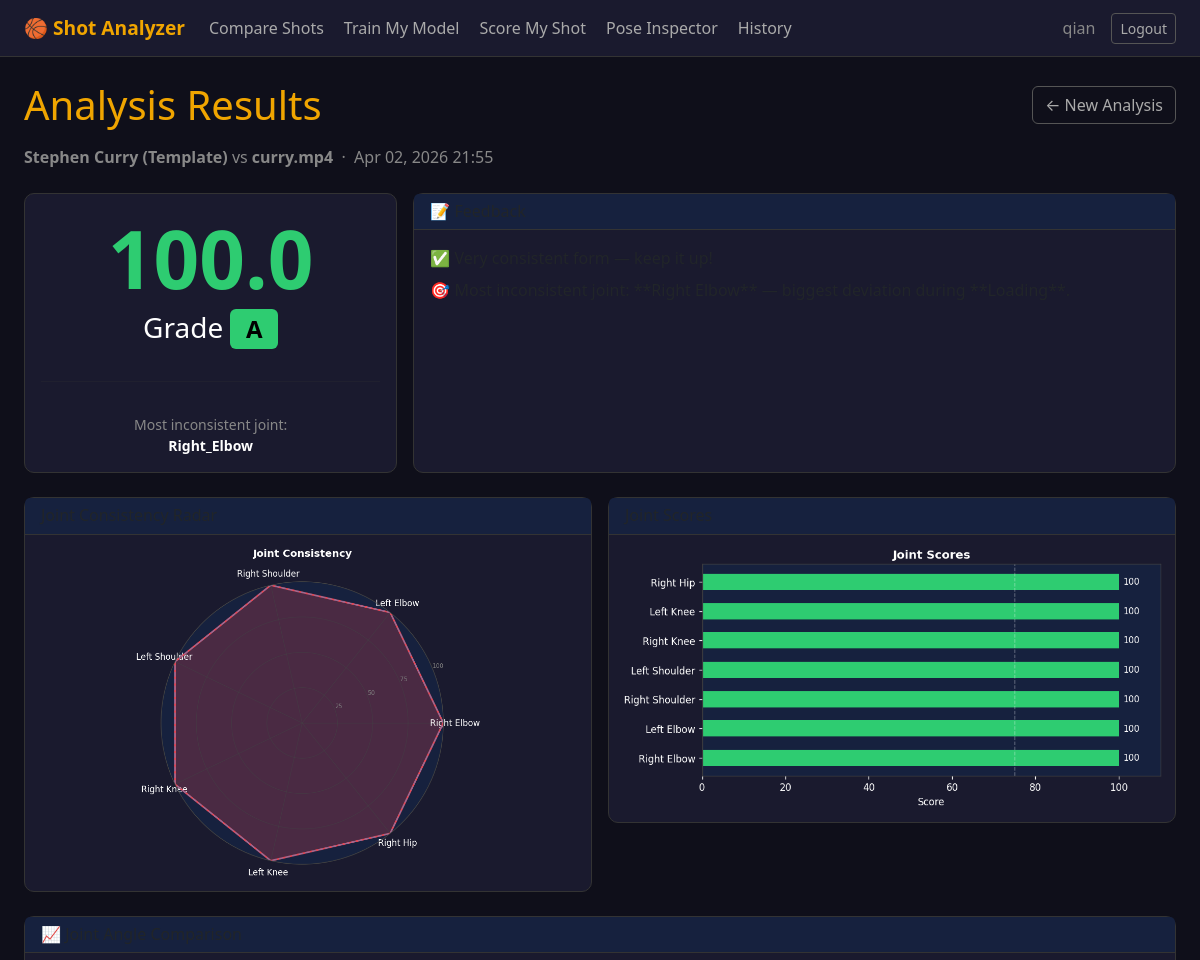
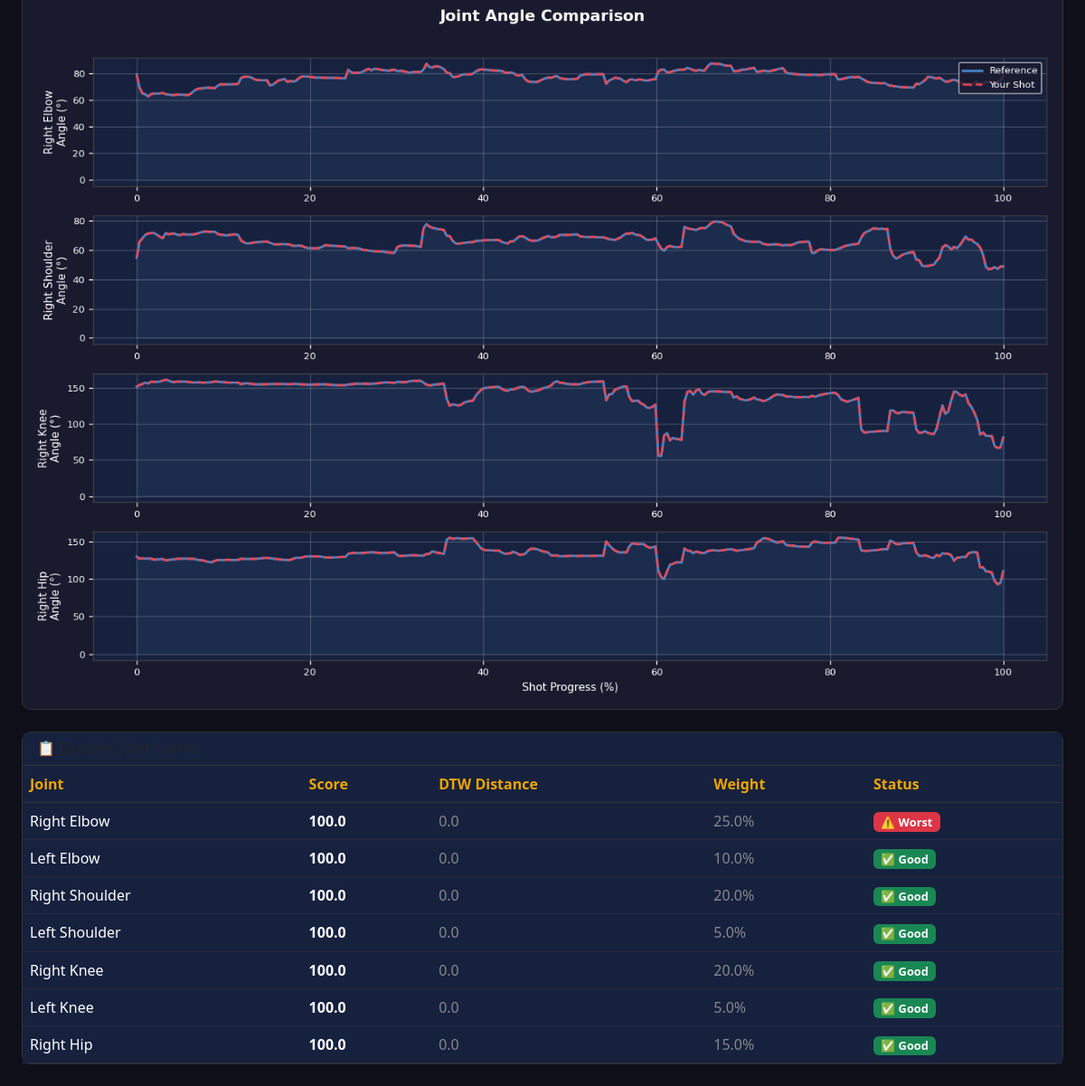
The app's page /results/2/ (signed in) with its own data (2 pictures, top to bottom).
### shot_analyzer/models.py (models this page shows, shortened)
class AnalysisSession(models.Model):
    user = models.ForeignKey(User, on_delete=models.CASCADE, related_name='sessions')
    created_at = models.DateTimeField(auto_now_add=True)
    ref_video_name = models.CharField(max_length=255)
    user_video_name = models.CharField(max_length=255)
    overall_score = models.FloatField()
    grade = models.CharField(max_length=5)
    most_inconsistent_joint = models.CharField(max_length=50)
    feedback_json = models.TextField()       # JSON list[str]
    joint_scores_json = models.TextField()   # JSON list[dict]
    chart_score_card = models.TextField()    # base64 PNG
    chart_radar = models.TextField()         # base64 PNG
    chart_joint_bars = models.TextField()    # base64 PNG
    chart_angle_curves = models.TextField(blank=True)  # base64 PNG
    class Meta:
        ordering = ['-created_at']

### shot_analyzer/views.py (the view)
# urls.py: path('results/<int:session_id>/', views.results,       name='results'),
@login_required
def results(request, session_id):
    session = get_object_or_404(AnalysisSession, id=session_id, user=request.user)
    return render(request, 'shot_analyzer/results.html', {
        'session':      session,
        'feedback':     json.loads(session.feedback_json),
        'joint_scores': json.loads(session.joint_scores_json),
        'joint_labels': JOINT_LABELS,
    })

### shot_analyzer/templates/shot_analyzer/results.html (shortened to what this page needs)
{% extends 'shot_analyzer/base.html' %}
{% block content %}
<div class="d-flex align-items-center justify-content-between mb-3">
  <h1 class="mb-0">Analysis Results</h1>
  <a href="{% url 'compare' %}" class="btn btn-outline-secondary">← New Analysis</a>
</div>
<p class="text-muted mb-4">
  <strong>{{ session.ref_video_name }}</strong> vs <strong>{{ session.user_video_name }}</strong>
  &nbsp;·&nbsp; {{ session.created_at|date:"M d, Y H:i" }}
</p>
<div class="row g-3 mb-4 align-items-stretch">
  <div class="col-md-4">
    <div class="card h-100 text-center p-3">
      <div class="display-1 fw-bold score-color-{{ session.grade|lower }}">{{ session.overall_score }}</div>
      <div class="fs-3 text-white">Grade <span class="badge badge-{{ session.grade|lower }} fs-4">{{ session.grade }}</span></div>
      <hr class="section-divider">
      <div class="text-muted small">
        Most inconsistent joint:<br>
        <strong class="text-white">{{ session.most_inconsistent_joint|title }}</strong>
      </div>
    </div>
  </div>
  <div class="col-md-8">
    <div class="card h-100">
      <div class="card-header"><h6 class="mb-0">📝 Feedback</h6></div>
      <div class="card-body">
        <ul class="list-unstyled mb-0">
          {% for line in feedback %}
            <li class="mb-2">{{ line }}</li>
          {% endfor %}
        </ul>
      </div>
    </div>
  </div>
</div>
<div class="row g-3 mb-4">
  <div class="col-md-6">
    <div class="card">
      <div class="card-header"><h6 class="mb-0">Joint Consistency Radar</h6></div>
      <div class="card-body text-center p-2">
        <img class="img-fluid" style="max-height:340px;">
      </div>
    </div>
  </div>
  <div class="col-md-6">
    <div class="card">
      <div class="card-header"><h6 class="mb-0">Joint Scores</h6></div>
      <div class="card-body text-center p-2">
        <img class="img-fluid" style="max-height:340px;">
      </div>
    </div>
  </div>
</div>
{% if session.chart_angle_curves %}
<div class="card mb-4">
  <div class="card-header"><h6 class="mb-0">📈 Joint Angle Comparison</h6></div>
  <div class="card-body text-center p-2">
    <img class="img-fluid">
  </div>
</div>
{% endif %}
<div class="card mb-4">
  <div class="card-header"><h6 class="mb-0">📋 Detailed Joint Scores</h6></div>
  <div class="card-body p-0">
    <table class="table table-dark table-hover mb-0">
      <thead>
        <tr>
          <th>Joint</th>
          <th>Score</th>
          <th>DTW Distance</th>
          <th>Weight</th>
          <th>Status</th>
        </tr>
      </thead>
      <tbody>
        {% for js in joint_scores %}
        <tr {% if js.is_most_inconsistent %}style="background-color:#2a1a1a;"{% endif %}>
          <td>{{ js.label }}</td>
          <td class="fw-bold score-color-{% if js.score >= 85 %}a{% elif js.score >= 70 %}b{% elif js.score >= 55 %}c{% else %}d{% endif %}">
            {{ js.score }}
          </td>
          <td class="text-muted">{{ js.dtw_distance }}</td>
          <td class="text-muted">{{ js.weight }}%</td>
          <td>
            {% if js.is_most_inconsistent %}
              <span class="badge bg-danger">⚠️ Worst</span>
            {% elif js.score >= 75 %}
              <span class="badge bg-success">✅ Good</span>
            {% else %}
              <span class="badge bg-warning text-dark">📌 Watch</span>
            {% endif %}
          </td>
        </tr>
        {% endfor %}
      </tbody>
    </table>
  </div>
</div>
{% endblock %}

### shot_analyzer/templates/shot_analyzer/base.html (shortened to what this page needs)
<!DOCTYPE html>
<html lang="en">
<head>
  <link href="https://cdn.jsdelivr.net/npm/bootstrap@5.3.0/dist/css/bootstrap.min.css" rel="stylesheet">
</head>
<body>
<nav class="navbar navbar-expand-lg">
  <div class="container-fluid px-4">
    <a class="navbar-brand" href="{% url 'home' %}">🏀 Shot Analyzer</a>
    <div class="collapse navbar-collapse" id="navMenu">
      {% if user.is_authenticated %}
      <ul class="navbar-nav me-auto gap-1">
        <li class="nav-item">
          <a class="nav-link {% if request.resolver_match.url_name == 'compare' %}active{% endif %}"
             href="{% url 'compare' %}">Compare Shots</a>
        </li>
        <li class="nav-item">
          <a class="nav-link {% if request.resolver_match.url_name == 'training' %}active{% endif %}"
             href="{% url 'training' %}">Train My Model</a>
        </li>
        <li class="nav-item">
          <a class="nav-link {% if request.resolver_match.url_name == 'score' %}active{% endif %}"
             href="{% url 'score' %}">Score My Shot</a>
        </li>
        <li class="nav-item">
          <a class="nav-link {% if request.resolver_match.url_name == 'detect_shots' %}active{% endif %}"
             href="{% url 'detect_shots' %}">Pose Inspector</a>
        </li>
        <li class="nav-item">
          <a class="nav-link {% if request.resolver_match.url_name == 'history' %}active{% endif %}"
             href="{% url 'history' %}">History</a>
        </li>
      </ul>
      <ul class="navbar-nav ms-auto align-items-center gap-2">
        <li class="nav-item">
          <span class="nav-link text-muted">{{ user.username }}</span>
        </li>
        <li class="nav-item">
          <a class="btn btn-outline-secondary btn-sm" href="{% url 'logout' %}">Logout</a>
        </li>
      </ul>
      {% endif %}
    </div>
  </div>
</nav>
<div class="container-fluid px-4 mt-4" style="max-width: 1400px;">
  {% block content %}{% endblock %}
</div>
</body>
</html>

### shot_analyzer/templates/shot_analyzer/base.html (style rules this page uses)
body { background-color: #0F0F1A; color: #FFFFFF; min-height: 100vh; }
.navbar { background-color: #1A1A2E !important; border-bottom: 1px solid #333; }
.navbar-brand { color: #F0A500 !important; font-weight: 700; font-size: 1.2rem; }
.nav-link { color: #AAAAAA !important; }
.card { background-color: #1A1A2E; border: 1px solid #333; border-radius: 10px; }
.card-header { background-color: #16213E; border-bottom: 1px solid #333; }
h1, h2, h3, h4 { color: #F0A500; }
.btn-outline-secondary { color: #AAAAAA; border-color: #555; }
.table { color: #EEE; }
.table-dark { --bs-table-bg: #16213E; --bs-table-border-color: #333; }
.table th { color: #F0A500; border-color: #333 !important; }
.table td { border-color: #2a2a3e !important; }
.badge { font-size: 0.8rem; }
.badge-a { background-color: #2ECC71 !important; color: #000; }
.score-color-a { color: #2ECC71; }
.section-divider { border-color: #333; margin: 2rem 0; }
.text-muted { color: #888 !important; }

### records on screen
AnalysisSession: ref_video_name "Stephen Curry (Template)", user_video_name "curry.mp4", created_at "Apr 02, 2026 21:55", overall_score "100.0", grade "A", most_inconsistent_joint "Right_Elbow"

### other values on screen
{{ user.username }} "qian"
{{ line }} "✅ Very consistent form — keep it up!" "🎯 Most inconsistent joint: **Right Elbow** — biggest deviation during **Loading**."
{{ js.label }} "Right Elbow" "Left Elbow" "Right Shoulder" "Left Shoulder" "Right Knee" "Left Knee" "Right Hip"
{{ js.score }} "100.0" "100.0" "100.0" "100.0" "100.0" "100.0" "100.0"
{{ js.dtw_distance }} "0.0" "0.0" "0.0" "0.0" "0.0" "0.0" "0.0"
{{ js.weight }} "25.0" "10.0" "20.0" "5.0" "20.0" "5.0" "15.0"
